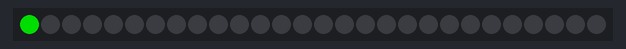
A sketch run on a simulated Arduino Uno, built with avr-gcc and run on an emulated ATmega328P. Parts: 28 RGB LEDs in strip order, left to right. Dim RGB values are drawn brighter than linear; the local clock reads 2024-03-15 10:24:30 at power-on unless the sketch sets it; what the sketch prints to the serial monitor is not drawn.

Above: at 0.6 s.
At 2.4 s:
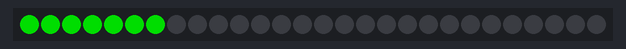
At 4.5 s:
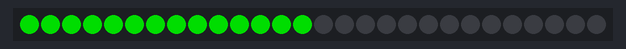
At 6.6 s:
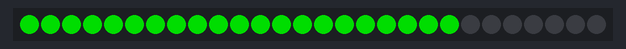
At 8.7 s:
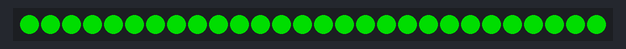

The sketch:

AlarmedLED.ino
```cpp
#include <Wire.h>
#include "RTClib.h" //adafruit RTC lib
#include <TimeLib.h>
#include <TimeAlarms.h>

#include <Adafruit_NeoPixel.h>
#ifdef __AVR__
 #include <avr/power.h> // Required for 16 MHz Adafruit Trinket
#endif

// Which pin on the Arduino is connected to the NeoPixels?
#define PIN        6 // On Trinket or Gemma, suggest changing this to 1

// How many NeoPixels are attached to the Arduino?
#define NUMPIXELS 28 // Popular NeoPixel ring size
Adafruit_NeoPixel pixels(NUMPIXELS, PIN, NEO_GRB + NEO_KHZ800);

RTC_DS3231 myRTC;
DateTime dt;

uint8_t ledOnTime = 9; // 9:00am every day
uint8_t ledOffTime = 19; // 19:00 -> 7:00pm every day

uint32_t syncProvider()
{
  dt = myRTC.now();
  return dt.unixtime();
}

void setup() {
  // put your setup code here, to run once:
    Serial.begin(57600);
    Wire.begin();
    delay(500);

    DateTime compiled = DateTime(F(__DATE__), F(__TIME__));

      if (! myRTC.begin()) {
        Serial.println("Couldn't find RTC");
        Serial.flush();
        while (1) delay(10);
      }
    DateTime now = myRTC.now();

    if(now < compiled)
    {
    myRTC.adjust(compiled);
    }

    setSyncProvider(syncProvider);

    if (timeStatus() != timeSet)
       Serial.println("Unable to sync with the RTC");
    else
       Serial.println("RTC has set the system time");


    // create the alarms, to trigger functions at specific times
    Alarm.alarmRepeat(ledOnTime,00,0,MorningAlarm);  // 9:00am every day
    Alarm.alarmRepeat(ledOffTime,00,0,EveningAlarm);  // 19:00 -> 7:00pm every day

    pixels.begin(); // INITIALIZE NeoPixel strip object (REQUIRED)

    if((now.hour()>= ledOnTime) &&(now.hour()<ledOffTime))
    {
   // The first NeoPixel in a strand is #0, second is 1, all the way up
   // to the count of pixels minus one.
      for(int i=0; i<NUMPIXELS; i++) { // For each pixel...

        // pixels.Color() takes RGB values, from 0,0,0 up to 255,255,255
        pixels.setPixelColor(i, pixels.Color(0, 150, 0));
        pixels.show();   // Send the updated pixel colors to the hardware.

        delay(300); // Pause before next pass through loop
      }
    }
    else
    {
      pixels.clear(); // Set all pixel colors to 'off'
      pixels.show();   // Send the updated pixel colors to the hardware.
    }
}

void loop() {
  // put your main code here, to run repeatedly:
    Alarm.delay(1000);
}

// functions to be called when an alarm triggers
void MorningAlarm() {
  // write here the task to perform every morning
  Serial.println("Tturn light off");

  for(int i=0; i<NUMPIXELS; i++) { // For each pixel...

    // pixels.Color() takes RGB values, from 0,0,0 up to 255,255,255
    // Here we're using a moderately bright green color:
    pixels.setPixelColor(i, pixels.Color(0, 150, 0));
    pixels.show();   // Send the updated pixel colors to the hardware.

    delay(300); // Pause before next pass through loop
  }
}
void EveningAlarm() {
  // write here the task to perform every evening
  Serial.println("Turn light off");
  pixels.clear(); // Set all pixel colors to 'off'
  pixels.show();   // Send the updated pixel colors to the hardware.
}
```
